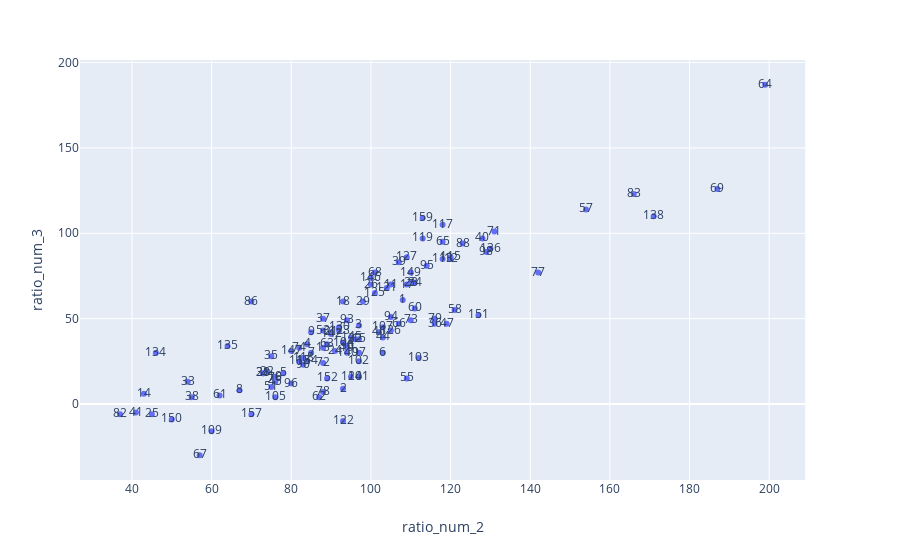

The notebook cell this image was saved under:
### Code cell
px.scatter(kldf,x='ratio_num_2',y='ratio_num_3',text='cid')

### Figure 1 — Plotly figure (JSON) as saved in the notebook; plotly's stock layout.template omitted (floating-point values rounded to 4 significant figures)
{"data": [{"hoverlabel": {"namelength": 0}, "hovertemplate": "ratio_num_2=%{x}<br>ratio_num_3=%{y}<br>cid=%{text}", "legendgroup": "", "marker": {"color": "#636efa", "symbol": "circle"}, "mode": "markers+text", "name": "", "showlegend": false, "text": [1, 2, 3, 4, 5, 6, 7, 8, 9, 10, 11, 12, 13, 14, 15, 17, 18, 19, 21, 22, 23, 24, 25, 26, 28, 29, 30, 31, 32, 33, 34, 35, 36, 37, 38, 39, 40, 41, 44, 45, 46, 47, 51, 53, 55, 57, 58, 60, 61, 62, 63, 64, 65, 66, 67, 68, 69, 71, 72, 73, 74, 76, 77, 78, 79, 82, 83, 86, 88, 90, 93, 94, 95, 96, 97, 98, 101, 102, 103, 104, 105, 107, 109, 112, 113, 115, 117, 118, 119, 121, 122, 123, 124, 125, 126, 127, 130, 134, 135, 136, 138, 140, 142, 145, 146, 147, 149, 150, 151, 152, 154, 157, 159], "type": "scatter", "x": [108, 93, 97, 84, 78, 103, 85, 67, 85, 76, 105, 120, 88, 43, 97, 109, 93, 94, 90, 74, 110, 91, 45, 100, 73, 98, 94, 73, 96, 54, 111, 75, 116, 88, 55, 107, 128, 41, 103, 76, 102, 119, 75, 88, 109, 154, 121, 111, 62, 87, 89, 199, 118, 107, 57, 101, 187, 131, 88, 110, 82, 76, 142, 88, 116, 37, 166, 70, 123, 83, 94, 105, 114, 80, 97, 129, 97, 97, 112, 93, 76, 103, 60, 82, 118, 120, 118, 83, 113, 104, 93, 92, 95, 101, 105, 109, 92, 46, 64, 130, 171, 94, 90, 95, 100, 80, 110, 50, 127, 89, 84, 70, 113], "xaxis": "x", "y": [61, 9, 46, 35, 18, 30, 30, 8, 42, 16, 70, 85, 33, 6, 38, 70, 60, 33, 42, 19, 71, 31, -6, 70, 18, 60, 34, 18, 38, 13, 71, 28, 47, 50, 4, 83, 97, -5, 39, 13, 42, 47, 10, 43, 15, 114, 55, 56, 5, 4, 35, 187, 95, 47, -30, 77, 126, 101, 24, 49, 33, 15, 77, 7, 50, -6, 123, 60, 94, 23, 49, 51, 81, 12, 30, 89, 16, 25, 27, 36, 4, 45, -16, 25, 85, 86, 105, 27, 97, 68, -10, 43, 16, 65, 43, 86, 45, 30, 34, 91, 110, 30, 41, 39, 74, 31, 77, -9, 52, 15, 25, -6, 109], "yaxis": "y"}], "layout": {"autosize": true, "legend": {"tracegroupgap": 0}, "margin": {"t": 60}, "xaxis": {"anchor": "y", "autorange": true, "domain": [0, 0.98], "range": [27.18, 208.8], "title": {"text": "ratio_num_2"}, "type": "linear"}, "yaxis": {"anchor": "x", "autorange": true, "domain": [0, 1], "range": [-44.28, 201.3], "title": {"text": "ratio_num_3"}, "type": "linear"}}}
